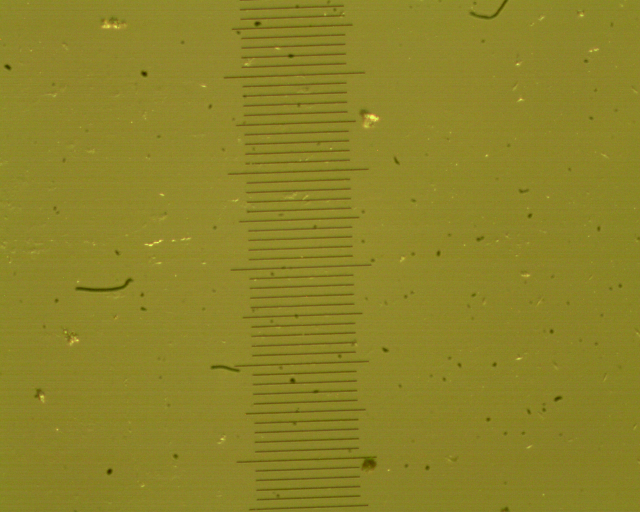
%> input picture rendijas/calibracion10xescala10micras.tif, 1280 x 1024 px (shown at 1/2 size)
$ octave medir_calibracion.m   (GNU Octave 9; MATLAB toolbox functions it lacks are replaced by stand-ins)
%> lines starting %> are read from the running program, lines starting %| are printed output that depends on the picture
%pkg load image; Solo para octave
%pkg load signal;

ranura = imread('Caracterización ranuras/calibracion10xescala10micras.tif');
%> ranura is the input picture: size 1024x1280x3 uint8; mean R, G, B 140.3, 131.3, 39.8
ranura = rgb2gray(ranura(:,:,1:3));
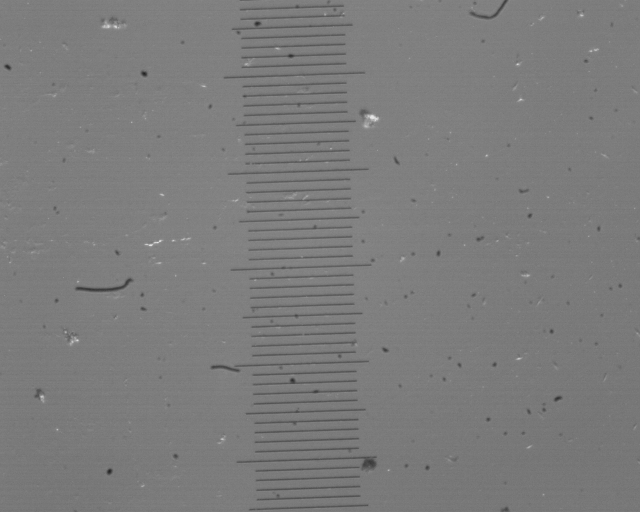
%> ranura: size 1024x1280 uint8 (shown at 1/2 size); min 14, max 230, mean 123.6
ranura = im2double(ranura);
%> ranura: size 1024x1280 double
ranura = max(max(ranura)) - ranura; % invertimos valles y picos
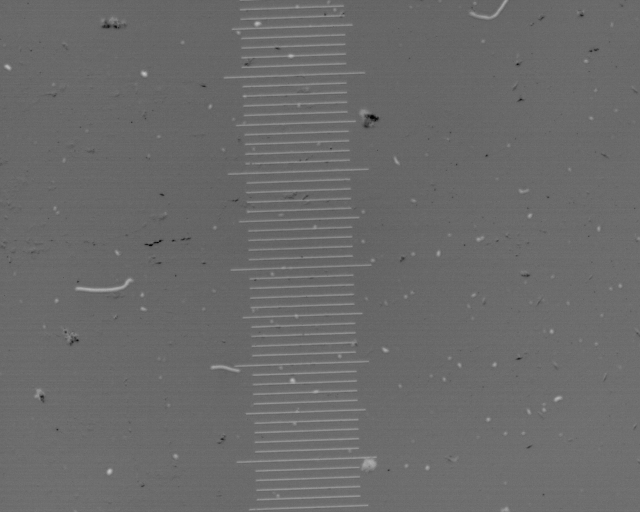
%> ranura: size 1024x1280 double (shown at 1/2 size); min 0, max 0.847, mean 0.417
% [11 lines of commented-out code are left out]
ranura = ranura(:,630);
%> ranura = 1024 values, max 0.663 at index 784, min 0.353 at index 999, mean 0.437
ranura = filter(gausswin(2),1,ranura);
%> ranura = 1024 values, max 0.057 at index 785, min 0.0172 at index 1, mean 0.0384
% 0.04 es un buen threshold para eliminar el ruido, encontrado de forma
% visual
ranura(ranura<0.04) = 0;
ranura(ranura>max(ranura)/2) = 10;
plot(ranura);
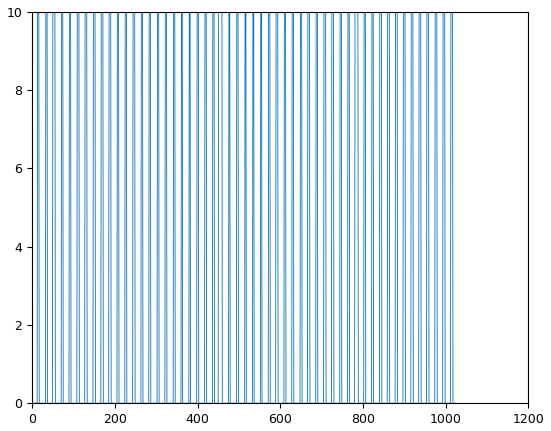
%> figure redrawn from the program's plot data; curve peaks at x = 13, y = 10
flancos_ascendentes = diff(ranura);
%> flancos_ascendentes = 1023 values, max 10 at index 12, min -10 at index 16, mean 0
x = find(flancos_ascendentes == max(flancos_ascendentes));
%> x = 53 values from 12 to 1012
cuantos = size(x, 1)-1;
%> cuantos = 52
micras_por_pixel = (10*cuantos)/(x(end)-x(1))
%> micras_por_pixel = 0.52

% [38 lines of commented-out code are left out]
